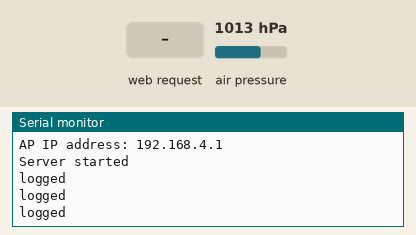
The sketch below on a simulated ESP32. On the bench: the last lines printed to the serial monitor. The inputs (shaded band) are chosen by the test bench; at power-on: air pressure 1013 hPa. Storage starts empty.

Above: at 1.8 s.
1.9 s: HTTP request GET /START_RECORDING received
At 2.5 s:
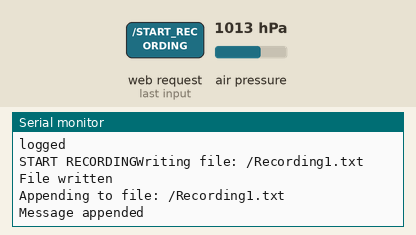
3.5 s: HTTP request GET /END_RECORDING received
At 4.0 s:
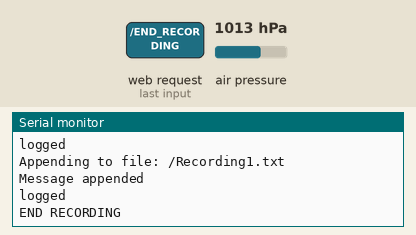
5.0 s: HTTP request GET /END_RECORDING received
At 5.5 s:
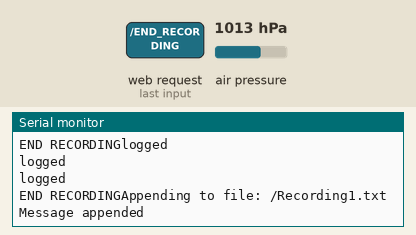

Measured:
- after the input at 1.9 s, the serial monitor: prints a new line after 0.13 s (image 1)
- after the input at 3.5 s, the serial monitor: prints a new line after 0.07 s (image 2)
- after the input at 5.0 s, the serial monitor: prints a new line after 0.08 s (image 3)

The sketch:

GFC_WIFITestV8.ino
```cpp
#include "FS.h"
#include "SD.h"
#include "SPI.h"

int fileNum = 0;
#include <Wire.h>
#include <Adafruit_Sensor.h>
#include "Adafruit_BMP3XX.h"

#include <string>
#include <sstream>
std::string fileName;
#include <WiFi.h>
#include <WiFiClient.h>
#include <WiFiAP.h>
const char *ssid = "NotARocket";
const char *password = "xX_JerrySIMP_Xx";
// IP: 192.168.4.1


#define SD_SCK  14
#define SD_MISO  12
#define SD_MOSI  13
#define SD_CS  15

#define BMP_SCK 18
#define BMP_MISO 19
#define BMP_MOSI 23
#define BMP_CS 5

#define seapressure (1013.25)

using namespace std;
Adafruit_BMP3XX bmp;


SPIClass spi = SPIClass(HSPI);

void writeFile(fs::FS &fs, const char * path, const char * message) {
  Serial.printf("Writing file: %s\n", path);

  File file = fs.open(path, FILE_WRITE);
  if (!file) {
    Serial.println("Failed to open file for writing");
    return;
  }
  if (file.print(message)) {
    Serial.println("File written");
  } else {
    Serial.println("Write failed");
  }
  file.close();
}

void appendFile(fs::FS &fs, const char * path, const char * message) {
  Serial.printf("Appending to file: %s\n", path);

  File file = fs.open(path, FILE_APPEND);
  if (!file) {
    Serial.println("Failed to open file for appending");
    return;
  }
  if (file.print(message)) {
    Serial.println("Message appended");
  } else {
    Serial.println("Append failed");
  }
  file.close();
}


// 8 boolean global variables for the rocket
uint8_t stateHolder = 0; // Holds up to 8 states, each bit represents a different state

void setState(int var, bool state) {
  if (state) {
    stateHolder |= 1 << var; // Set bit var to 1
  } else {
    stateHolder &= ~(1 << var); // Set bit var to 0
  }
}

// Function to get the state of the bit (bit 0)
bool getState(int var) {
  return (stateHolder & (1 << var)) != 0;
}
void toggle(int var) {
  if (getState(var)) {
    setState(var, false);
  }
  else {
    setState(var, true);
  }
}

WiFiServer server(80);


void setup() {
  Serial.begin(115200);
  Serial.println("setup");
  spi.begin(SD_SCK, SD_MISO, SD_MOSI, SD_CS);

  if (!SD.begin(SD_CS, spi, 80000000)) {
    Serial.println("Card Mount Failed");
  }
  uint8_t cardType = SD.cardType();

  if (cardType == CARD_NONE) {
    Serial.println("No SD card attached");
  }

  Serial.print("SD Card Type: ");
  if (cardType == CARD_MMC) {
    Serial.println("MMC");
  } else if (cardType == CARD_SD) {
    Serial.println("SDSC");
  } else if (cardType == CARD_SDHC) {
    Serial.println("SDHC");
  } else {
    Serial.println("UNKNOWN");
  }
  while (!Serial);
  //if (! bmp.begin_SPI(BMP_CS)) { //hardwar spi
  if (! bmp.begin_SPI(BMP_CS, BMP_SCK, BMP_MISO, BMP_MOSI)) { //software spi
    Serial.println("Could not find a valid BMP3 sensor, check wiring!");

  }
  bmp.setTemperatureOversampling(BMP3_OVERSAMPLING_8X);
  bmp.setPressureOversampling(BMP3_OVERSAMPLING_4X);
  bmp.setIIRFilterCoeff(BMP3_IIR_FILTER_COEFF_3);
  bmp.setOutputDataRate(BMP3_ODR_50_HZ);

  uint64_t cardSize = SD.cardSize() / (1024 * 1024);
  Serial.printf("SD Card Size: %lluMB\n", cardSize);


  // WiFi Setup
  Serial.println("Configuring access point...");
  if (!WiFi.softAP(ssid, password)) {
    log_e("Soft AP creation failed.");
    while (1);
  }
  IPAddress myIP = WiFi.softAPIP();
  Serial.print("AP IP address: ");
  Serial.println(myIP);
  server.begin();
  Serial.println("Server started");

  //setState(0, false); // Armed state
  setState(1, false); // Launched State
  setState(2, false); // Flight ready state
  setState(3, false); // Recording State
  setState(4, false); // Data clear verification state

}

void loop() {
if(!getState(1)) {
  WiFiClient client = server.available();

  if (client) {
    String currentLine = "";
    while (client.connected()) {
      if (client.available()) {
        char c = client.read();
        if (c == '\n') {
          if (currentLine.length() == 0) {
            client.println("HTTP/1.1 200 OK");
            client.println("Content-type:text/html");
            client.println();

            // UI for the client to control motors and LEDs
            //client.print("<a href=\"/ARM\">ARM</a><br>");
            //if (getState(0)) {
            //  client.print("<a href=\"/LAUNCH\">LAUNCH</a><br>");
            //}
            //if (!getState(4)) {
            //  client.print("<a href=\"/CLEAR_LAST_RECORDING\">CLEAR LAST RECORDING</a><br>");
            //}
            //if (getState(4)) {
            //  client.print("<a href=\"/CLEAR_VERIFICATION\">ARE YOU SURE?</a><br>");
            //}
            if (!getState(3)) {
            client.print("<a href=\"/START_RECORDING\">START RECORDING</a><br>");
            }
            if (getState(3)) {
              client.print("<a href=\"/END_RECORDING\">END RECORDING</a><br>");
            }
            if (getState(2)) {
              client.print("<a href=\"/DEACTIVATE\">FLIGHT READY </a><br>");
            }
            if (!getState(2)) {
              client.print("<a href=\"/ACTIVATE\">SYSTEMS OFFLINE</a><br>");
            }

            break;
          } else {
            currentLine = "";
          }
        } else if (c != '\r') {
          currentLine += c;
        }


        // Check client's request and act
      //  if (currentLine.endsWith("GET /ARM")) {
      //    Serial.print("ARM");
      //    toggle(0);
      //  } else if (currentLine.endsWith("GET /LAUNCH")) {
      //    Serial.print("LAUNCH");
      //    toggle(1);
      //  } else if (currentLine.endsWith("GET /CLEAR_LAST_RECORDING")) {
      //    Serial.print("CLEAR LAST RECORDING");
       //   toggle(4);
       // } else if (currentLine.endsWith("GET /CLEAR_VERIFICATION")) {
       //   Serial.print("Clear Verification");
       //   toggle(4);
        if (currentLine.endsWith("GET /START_RECORDING")) {
          Serial.print("START RECORDING");
          toggle(3);
          fileNum += 1;
          fileName = "/Recording" + std::to_string(fileNum) + ".txt";
          writeFile(SD, fileName.c_str(), "*C, Pres, Alt\n");
        } else if (currentLine.endsWith("GET /END_RECORDING")) {
          Serial.print("END RECORDING");
          toggle(3);
        } else if (currentLine.endsWith("GET /DEACTIVATE") || currentLine.endsWith("GET /ACTIVATE")) {
          toggle(2);
        }


      }
    }
    client.stop();
  }
}
  if (getState(3)) {

    std::string dataUpload = std::to_string(bmp.temperature) + ", " + std::to_string(bmp.pressure) + ", " + std::to_string(bmp.readAltitude(seapressure)) + "\n";
    appendFile(SD, fileName.c_str(), dataUpload.c_str());

  }
  delay(500);
  Serial.println("logged");
}
```
